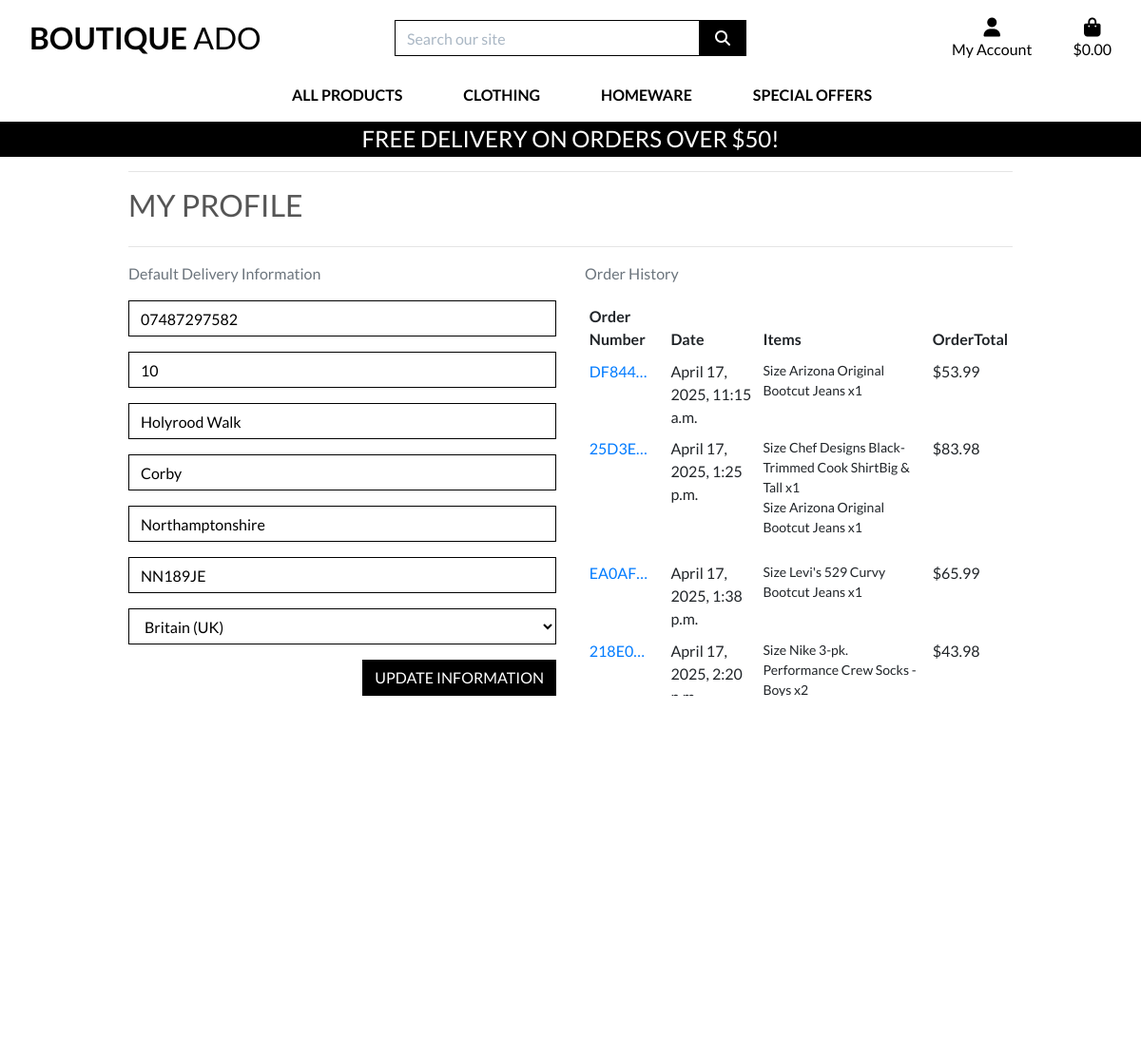
Page /profile/ (signed in) on the committed database.
### profiles/models.py (models this page shows, shortened)
class UserProfile(models.Model):
    user = models.OneToOneField(User, on_delete=models.CASCADE)
    default_phone_number = models.CharField(max_length=20, null=True, blank=True)  # noqa
    default_street_address1 = models.CharField(max_length=80, null=True, blank=True)  # noqa
    default_street_address2 = models.CharField(max_length=80, null=True, blank=True)  # noqa
    default_town_or_city = models.CharField(max_length=40, null=True, blank=True)  # noqa
    default_county = models.CharField(max_length=80, null=True, blank=True)
    default_postcode = models.CharField(max_length=20, null=True, blank=True)
    default_country = CountryField(blank_label='Country', null=True, blank=True)  # noqa

### checkout/models.py (models this page shows, shortened)
class Order(models.Model):
    order_number = models.CharField(max_length=32, null=False, editable=False)
    user_profile = models.ForeignKey(UserProfile, on_delete=models.SET_NULL,
                                     null=True, blank=True, related_name='orders')  # noqa
    full_name = models.CharField(max_length=50, null=False, blank=False)
    email = models.EmailField(max_length=254, null=False, blank=False)
    phone_number = models.CharField(max_length=20, null=False, blank=False)
    country = CountryField(blank_label='Country *', null=False, blank=False)  # noqa
    postcode = models.CharField(max_length=20, null=True, blank=True)
    town_or_city = models.CharField(max_length=40, null=False, blank=False)
    street_address1 = models.CharField(max_length=80, null=False, blank=False)
    street_address2 = models.CharField(max_length=80, null=True, blank=True)
    county = models.CharField(max_length=80, null=True, blank=True)
    date = models.DateTimeField(auto_now_add=True)
    delivery_cost = models.DecimalField(max_digits=6, decimal_places=2, null=False, default=0)  # noqa
    order_total = models.DecimalField(max_digits=10, decimal_places=2, null=False, default=0)  # noqa
    grand_total = models.DecimalField(max_digits=10, decimal_places=2, null=False, default=0)  # noqa
    original_bag = models.TextField(null=False, blank=False, default='')
    stripe_pid = models.CharField(max_length=254, null=False, blank=False, default='')  # noqa

class OrderLineItem(models.Model):
    order = models.ForeignKey(Order, null=False, blank=False, on_delete=models.CASCADE, related_name='lineitems')  # noqa
    product = models.ForeignKey(Product, null=False, blank=False, on_delete=models.CASCADE)  # noqa
    product_size = models.CharField(max_length=2, null=True, blank=True)  # XS, S, M, L, XL  # noqa
    quantity = models.IntegerField(null=False, blank=False, default=0)
    lineitem_total = models.DecimalField(max_digits=6, decimal_places=2, null=False, blank=False, editable=False)  # noqa

### products/models.py (models this page shows, shortened)
class Product(models.Model):
    category = models.ForeignKey('Category', null=True, blank=True, on_delete=models.SET_NULL)  # noqa
    sku = models.CharField(max_length=254, null=True, blank=True)
    name = models.CharField(max_length=254)
    description = models.TextField()
    has_sizes = models.BooleanField(default=False, null=True, blank=True)
    price = models.DecimalField(max_digits=6, decimal_places=2)
    rating = models.DecimalField(max_digits=6, decimal_places=2, null=True, blank=True)  # noqa
    image_url = models.URLField(max_length=1024, null=True, blank=True)
    image = models.ImageField(null=True, blank=True)

### profiles/views.py (the view)
# urls.py: path('profile/', include('profiles.urls')),
def profile(request):
    profile = get_object_or_404(UserProfile, user=request.user)
    if request.method == 'POST':
        form = UserProfileForm(request.POST, instance=profile)
        if form.is_valid():
            form.save()
            messages.success(request, 'Profile updated successfully')
        else:
            messages.error(request, 'Update failed. Please ensure the form is valid.')  # noqa
    else:
        form = UserProfileForm(instance=profile)
    orders = profile.orders.all()
    template = 'profiles/profile.html'
    context = {
        'form': form,
        'orders': orders,
        'on_profile_page': True
    }
    return render(request, template, context)

### profiles/forms.py
class UserProfileForm(forms.ModelForm):
    class Meta:
        model = UserProfile
        exclude = ('user',)
    def __init__(self, *args, **kwargs):
        super().__init__(*args, **kwargs)
        placeholders = {
            'default_phone_number': 'Phone Number',
            'default_postcode': 'Postal Code',
            'default_town_or_city': 'Town or City',
            'default_street_address1': 'Street Address 1',
            'default_street_address2': 'Street Address 2',
            'default_county': 'County, State or Locality',
        }
        self.fields['default_phone_number'].widget.attrs['autofocus'] = True
        for field in self.fields:
            if field != 'default_country':
                if self.fields[field].required:
                    placeholder = f'{placeholders[field]} *'
                else:
                    placeholder = placeholders[field]
                self.fields[field].widget.attrs['placeholder'] = placeholder
            self.fields[field].widget.attrs['class'] = 'border-black rounded-0 profile-form-input'  # noqa
            self.fields[field].label = False

### bag/contexts.py (called while the page is built, shortened)
def bag_contents(request):
    bag_items = []
    total = 0
    product_count = 0
    bag = request.session.get('bag', {})
    if total < settings.FREE_DELIVERY_THRESHOLD:
        delivery = total * Decimal(settings.STANDARD_DELIVERY_PERCENTAGE / 100)
        free_delivery_delta = settings.FREE_DELIVERY_THRESHOLD - total
    else:
        delivery = 0
        free_delivery_delta = 0
    grand_total = delivery + total
    context = {
        'bag_items': bag_items,
        'total': total,
        'product_count': product_count,
        'delivery': delivery,
        'free_delivery_delta': free_delivery_delta,
        'free_delivery_threshold': settings.FREE_DELIVERY_THRESHOLD,
        'grand_total': grand_total,
    }
    return context

### profiles/templates/profiles/profile.html (shortened to what this page needs)
{% extends "base.html" %}
{% load static %}
{% block extra_css %}
    <link rel="stylesheet" href="{% static 'profiles/css/profile.css' %}">
{% endblock %}
{% block page_header %}
    <div class="container header-container">
    </div>
{% endblock %}
{% block content %}
    <div class="overlay"></div>
    <div class="container">
        <div class="row">
            <div class="col">
                <hr>
                <h2 class="logo-font mb-4">My Profile</h2>
                <hr>
            </div>
        </div>
        <div class="row">
            <div class="col-12 col-lg-6">
                <p class="text-muted">Default Delivery Information</p>
                <form class="mt-3" action="{% url 'profile' %}" method="POST" id="profile-update-form">
                    {{ form|crispy }}
                    <button class="btn btn-black rounded-0 text-uppercase float-right">Update Information</button>
                </form>
            </div>
            <div class="col-12 col-lg-6">
                <p class="text-muted">Order History</p>
                <div class="order-history table-responsive">
                    <table class="table table-sm table-borderless">
                        <thead>
                            <tr>
                                <th>Order Number</th>
                                <th>Date</th>
                                <th>Items</th>
                                <th>OrderTotal</th>
                            </tr>
                            <tbody>
                                {% for order in orders %}
                                    <tr>
                                        <td>
                                            <a href="{% url 'order_history' order.order_number %}"
                                            title="{{ order.order_number }}">
                                                {{ order.order_number|truncatechars:6 }}
                                            </a>
                                        </td>
                                        <td>{{ order.date }}</td>
                                        <td>
                                            <ul class="list-unstyled">
                                                {% for item in order.lineitems.all %}
                                                    <li class="small">
                                                        {% if item.product.has_sizes %}
                                                            Size {{ item.product.size|upper }}
                                                        {% endif %}{{ item.product.name }} x{{ item.quantity }}
                                                    </li>
                                                {% endfor %}
                                            </ul>
                                        </td>
                                        <td>${{ order.grand_total }}</td>
                                    </tr>
                                {% endfor %}
                            </tbody>
                        </thead>
                    </table>
                </div>
            </div>
        </div>
{% endblock %}

### static/css/base.css (style rules this page uses)
html { height: 100%; }
body { background: url('/media/homepage_background_cropped.jpg') no-repeat center center fixed; background-size: cover; height: calc(100vh - 164px); color: #555; font-family: 'Lato'; }
.logo-font { text-transform: uppercase; }
.btn-black { background: black; color: white; }
.border-black { border: 1px solid black !important; }
.overlay { height: 100%; width: 100%; top: 0; left: 0; position: fixed; background: white; z-index: -1; }
@media (min-width: 1200px) { .container { max-width: 80%; } }
@media (min-width: 992px) { .header-container { padding-top: 164px; } }

### profiles/static/profiles/css/profile.css (style rules this page uses)
.order-history { max-height: 416px; overflow-y: auto; }
#profile-update-form .form-control { color: #000; }
#profile-update-form input::placeholder { color: #aab7c4; }
#id_default_country, #id_default_country option:not(:first-child) { color: #000; }

### rows in the picture
UserProfile: default_phone_number "07487297582", default_street_address1 "10", default_street_address2 "Holyrood Walk", default_town_or_city "Corby", default_county "Northamptonshire", default_postcode "NN189JE", default_country "Britain (UK)"
Order: order_number "DF844…", date "April 17, 2025, 11:15 a.m.", grand_total "53.99"
OrderLineItem: product.name "Arizona Original Bootcut Jeans", quantity "1"
Order: order_number "25D3E…", date "April 17, 2025, 1:25 p.m.", grand_total "83.98"
OrderLineItem: product.name "Chef Designs Black-Trimmed Cook ShirtBig & Tall", quantity "1"
OrderLineItem: product.name "Arizona Original Bootcut Jeans", quantity "1"
Order: order_number "EA0AF…", date "April 17, 2025, 1:38 p.m.", grand_total "65.99"
OrderLineItem: product.name "Levi's 529 Curvy Bootcut Jeans", quantity "1"
Order: order_number "218E0…", date "April 17, 2025, 2:20…", grand_total "43.98"
OrderLineItem: product.name "Nike 3-pk. Performance Crew Socks - Boys", quantity "2"

### other values in the picture
{{ free_delivery_threshold }} "50"
